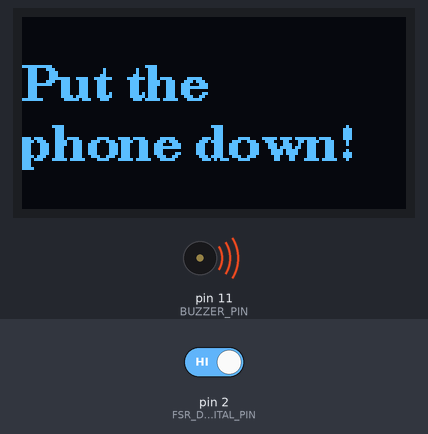
A sketch run on a simulated Arduino Uno, built with avr-gcc and run on an emulated ATmega328P. Parts: 128×64 one-colour display, buzzer (waves = sounding). The inputs (shaded band) are chosen by the test bench; at power-on: pin 2 (FSR_DIGITAL_PIN) HIGH. What the sketch prints to the serial monitor is not drawn.

Above: at 1.7 s.
1.8 s: pin 2 (FSR_DIGITAL_PIN) driven LOW
At 3.0 s:
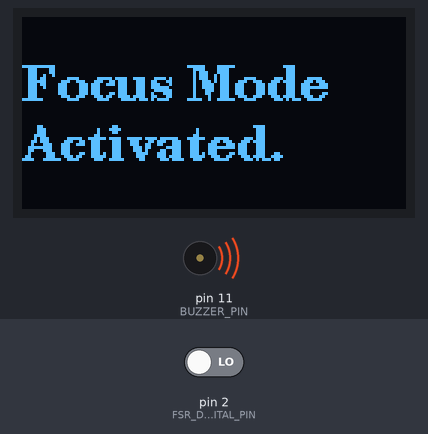
4.1 s: pin 2 (FSR_DIGITAL_PIN) driven HIGH
At 5.7 s:
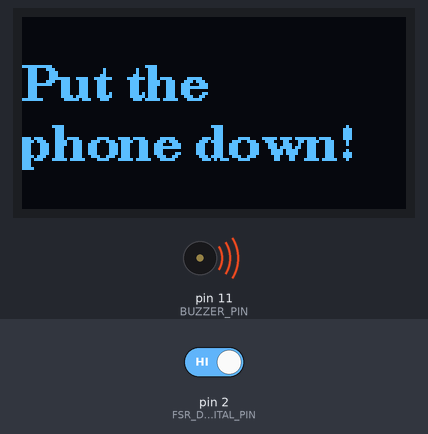
Timing chart, 0 to 7.2 s (numbered marks = the images above; inputs shaded):
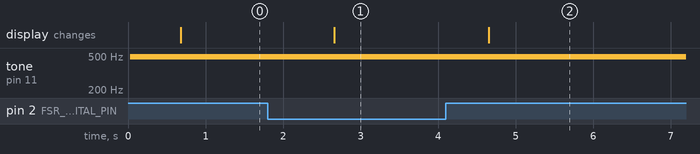

The sketch:

Productivity_setup.ino
```cpp
#include <Arduino.h>
#include <U8g2lib.h>
#include <Wire.h>

U8G2_SSD1306_128X64_NONAME_1_HW_I2C u8g2(U8G2_R0, /* reset=*/ U8X8_PIN_NONE);

const int FSR_DIGITAL_PIN = 2; // Digital input pin
const int BUZZER_PIN = 11;     // PWM pin for buzzer volume control
const int BUZZER_VOLUME = 200;

unsigned long lastUpdate = 0;
const unsigned long UPDATE_INTERVAL = 200;

void setup() {
  pinMode(BUZZER_PIN, OUTPUT);

  // Changed from INPUT_PULLUP to INPUT because we are using an external 10k resistor
  pinMode(FSR_DIGITAL_PIN, INPUT);

  Serial.begin(115200);
  u8g2.begin();

  Serial.println(F("\n=== EXTERNAL SCHMITT-TRIGGER BYPASS ACTIVE ==="));
}

void loop() {
  // Read digital state: HIGH (1) = Empty, LOW (0) = Phone Present
  int pinState = digitalRead(FSR_DIGITAL_PIN);
  int phonePresent = (pinState == LOW);

  unsigned long currentTime = millis();

  if (currentTime - lastUpdate >= UPDATE_INTERVAL) {
    lastUpdate = currentTime;

    // Output live telemetry to monitor
    Serial.print(F("Pin D2 State: "));
    Serial.print(pinState);
    Serial.print(F(" | Focus Status: "));
    Serial.println(phonePresent ? "FOCUS TIME" : "PHONE MISSING");

    u8g2.firstPage();
    do {
      u8g2.setFont(u8g2_font_ncenB12_tr);

      if (phonePresent) {
        u8g2.drawStr(0, 28, "Focus Mode");
        u8g2.drawStr(0, 48, "Activated.");
      }
      else {
        u8g2.drawStr(0, 28, "Put the");
        u8g2.drawStr(0, 48, "phone down!");
      }
    } while ( u8g2.nextPage() );
  }

  // Alarm Control Logic
  if (phonePresent) {
    analogWrite(BUZZER_PIN, 0);
    delay(20);
  }
  else {
    analogWrite(BUZZER_PIN, BUZZER_VOLUME);
    delay(150);
    analogWrite(BUZZER_PIN, 0);
    delay(150);
  }
}
```

Measured:
- after the input at 1.8 s, the display: changes after 0.86 s (image 1)
- after the input at 4.1 s, the display: changes after 0.56 s (image 2)
